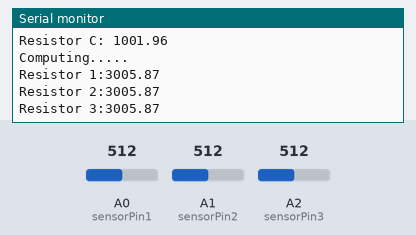
This sketch was run on a simulated Arduino Uno, built with avr-gcc and run on an emulated ATmega328P. On the bench: the last lines printed to the serial monitor. The test bench sets the inputs (shaded band); at power-on: A2 (sensorPin3) = 512, A0 (sensorPin1) = 512, A1 (sensorPin2) = 512.

Above: at 28.0 s.
28.1 s: A2 (sensorPin3) set to 1011
At 31.8 s:
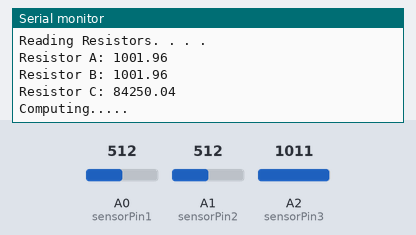
35.6 s: A2 (sensorPin3) set to 1023
At 41.5 s:
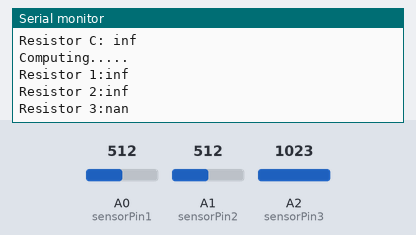
Timing chart, 0 to 43.0 s (numbered marks = the images above; inputs shaded):
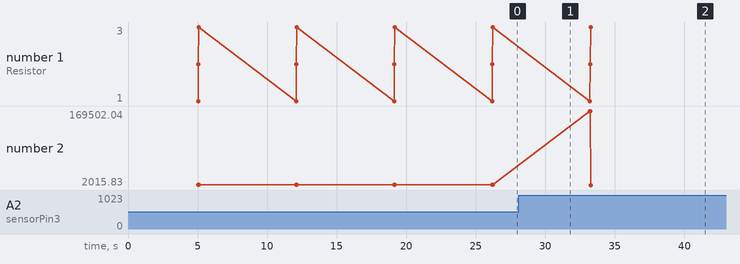

Measured:
- the behaviour switches between 1022 and 1023 on A2 (sensorPin3) (found by bisection; images 1 and 2)
- after the input at 28.1 s, the serial monitor: prints a new line after 2.1 s (image 1)
- after the input at 35.6 s, the serial monitor: prints a new line after 1.7 s (image 2)
- plotted number 2: 3005.87 → 2015.83 after the input at 28.1 s

The sketch:

Y2Delta.ino
```cpp
const int sensorPin1 = A0;
const int sensorPin2 = A1;
const int sensorPin3 = A2;
int sensorValue1 = 0;
int sensorValue2 = 0;
int sensorValue3 = 0;
float Vin = 5;
float Vout1 = 0;
float Vout2 = 0;
float Vout3 = 0;
float Rref1 = 1000;
float Rref2 = 1000;
float Rref3 = 1000;
float r1=0,r2=0,r3=0;
float ra=0,rb=0,rc=0;
void setup ()
{
  Serial.begin(9600);      // Initialize serial communications at 9600 bps
}
void getR1(){
  sensorValue1 = analogRead(sensorPin1);
  Vout1 = (Vin * sensorValue1) / 1023;
  ra = Rref1 * (1 / ((Vin / Vout1) - 1));
  Serial.print("Resistor A: ");
  Serial.println(ra);
  delay(1000);
  }
  void getR2(){
  sensorValue2 = analogRead(sensorPin2);
  Vout2 = (Vin * sensorValue2) / 1023;
  rb = Rref2 * (1 / ((Vin / Vout2) - 1));
  Serial.print("Resistor B: ");
  Serial.println(rb);                     // Give calculated resistance in Serial Monitor
  delay(1000);
  }
  void getR3(){
  sensorValue3 = analogRead(sensorPin3);
  Vout3 = (Vin * sensorValue3) / 1023;
  rc = Rref3 * (1 / ((Vin / Vout3) - 1));
  Serial.print("Resistor C: ");
  Serial.println(rc);                     // Give calculated resistance in Serial Monitor
    delay(1000);
  }
void loop ()
{
  Serial.println("------------------------------------------");
  Serial.println("Y to Delta");
  Serial.println("Reading Resistors. . . . ");
  getR1();
  getR2();
  getR3();
  Serial.println("Computing.....");
  delay(2000);
    r1=((ra*rb)+(rb*rc)+(rc*ra))/ra;
    r2=((ra*rb)+(rb*rc)+(rc*ra))/rb;
    r3=((ra*rb)+(rb*rc)+(rc*ra))/rc;
    Serial.print("Resistor 1:");
    Serial.println(r1);
    Serial.print("Resistor 2:");
    Serial.println(r2);
    Serial.print("Resistor 3:");
    Serial.println(r3);

delay(2000);
}
```
